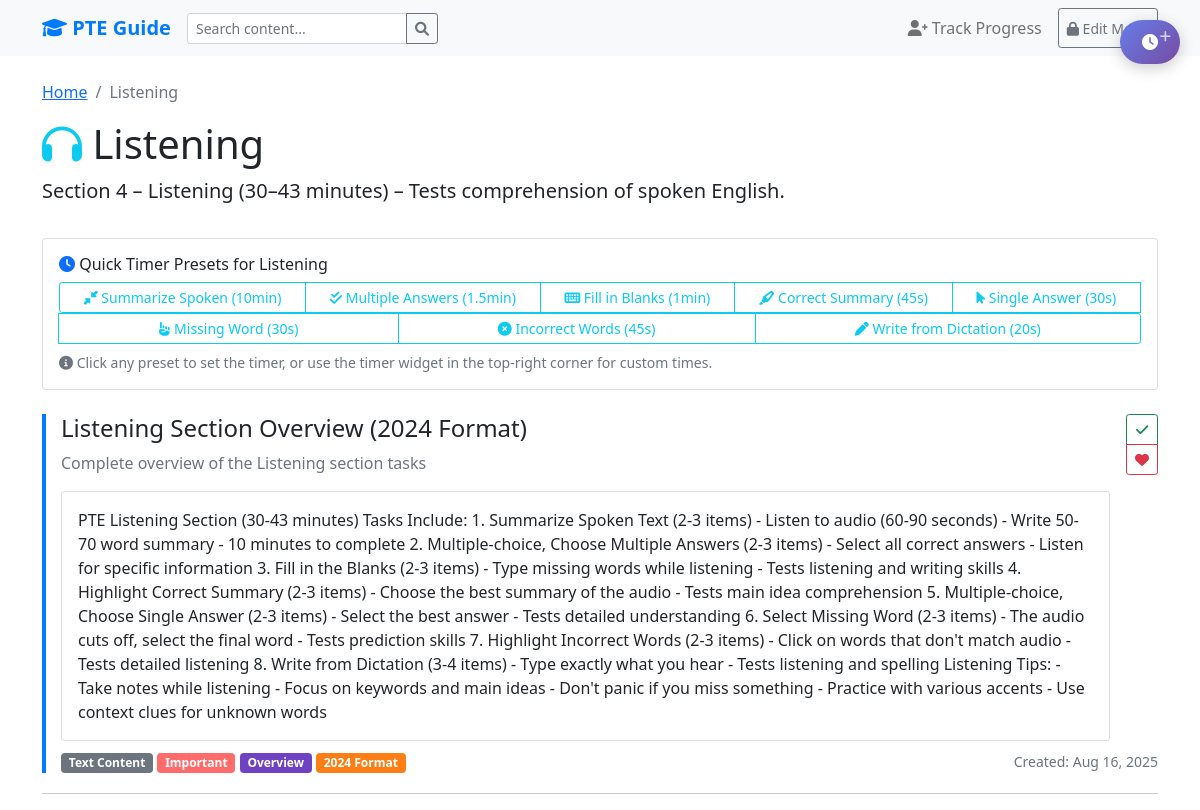
Page /section/listening/ on the committed database.
### guide/models.py (models this page shows, shortened)
class Section(models.Model):
    SECTION_CHOICES = [
        ('speaking', 'Speaking'),
        ('writing', 'Writing'),
        ('reading', 'Reading'),
        ('listening', 'Listening'),
        ('collaborative', 'Collaborative Study'),
    ]
    name = models.CharField(max_length=20, choices=SECTION_CHOICES, unique=True)
    title = models.CharField(max_length=100)
    description = models.TextField(blank=True)
    created_at = models.DateTimeField(auto_now_add=True)
    updated_at = models.DateTimeField(auto_now=True)

class Content(models.Model):
    CONTENT_TYPES = [
        ('video', 'YouTube Video'),
        ('note', 'Note'),
        ('text', 'Text Content'),
    ]
    section = models.ForeignKey(Section, on_delete=models.CASCADE, related_name='contents')
    title = models.CharField(max_length=200)
    content_type = models.CharField(max_length=10, choices=CONTENT_TYPES)
    description = models.TextField(blank=True)
    youtube_url = models.TextField(blank=True, default='', help_text="YouTube video URL")
    text_content = models.TextField(blank=True)
    order = models.PositiveIntegerField(default=0, help_text="Order of display within section")
    is_active = models.BooleanField(default=True)
    created_at = models.DateTimeField(auto_now_add=True)
    updated_at = models.DateTimeField(auto_now=True)
    class Meta:
        ordering = ['order', 'created_at']
    def get_tags(self):
        return [ct.tag for ct in self.content_tags.all()]

class Tag(models.Model):
    name = models.CharField(max_length=50, unique=True)
    color = models.CharField(max_length=7, default='#007bff', help_text="Hex color code")
    description = models.TextField(blank=True)
    created_at = models.DateTimeField(auto_now_add=True)
    class Meta:
        ordering = ['name']

### guide/views.py (the view)
# urls.py: path('section/<str:section_name>/', views.section_detail, name='section_detail'),
def section_detail(request, section_name):
    section = get_object_or_404(Section, name=section_name)
    is_edit_mode = request.session.get('can_edit', False)
    current_user = get_current_user(request)
    content_type = request.GET.get('type', '')
    tag_filter = request.GET.get('tag', '')
    sort_by = request.GET.get('sort', 'order')
    show_completed = request.GET.get('completed', '')
    show_favorites = request.GET.get('favorites', '')
    contents = section.contents.filter(is_active=True)
    if content_type:
        contents = contents.filter(content_type=content_type)
    if tag_filter:
        contents = contents.filter(content_tags__tag__name=tag_filter)
    if current_user and show_completed == 'true':
        completed_content_ids = UserProgress.objects.filter(
            user=current_user,
            is_completed=True
        ).values_list('content_id', flat=True)
        contents = contents.filter(id__in=completed_content_ids)
    elif current_user and show_completed == 'false':
        completed_content_ids = UserProgress.objects.filter(
            user=current_user,
            is_completed=True
        ).values_list('content_id', flat=True)
        contents = contents.exclude(id__in=completed_content_ids)
    if current_user and show_favorites == 'true':
        favorited_content_ids = UserProgress.objects.filter(
            user=current_user,
            is_favorited=True
        ).values_list('content_id', flat=True)
        contents = contents.filter(id__in=favorited_content_ids)
    if sort_by == 'title':
        contents = contents.order_by('title')
    elif sort_by == 'created':
        contents = contents.order_by('-created_at')
    elif sort_by == 'updated':
        contents = contents.order_by('-updated_at')
    else:  # default to order
        contents = contents.order_by('order', 'created_at')
    available_tags = Tag.objects.filter(
        tagged_content__content__section=section
    ).distinct().order_by('name')
    user_progress = {}
    if current_user and contents:
        progress_data = UserProgress.objects.filter(
            user=current_user,
            content__in=contents
        )
        user_progress = {p.content_id: p for p in progress_data}
    context = {
        'section': section,
        'contents': contents,
        'is_edit_mode': is_edit_mode,
        'available_tags': available_tags,
        'user_progress': user_progress,
        'current_user': current_user,
        'filters': {
            'content_type': content_type,
            'tag_filter': tag_filter,
            'sort_by': sort_by,
            'show_completed': show_completed,
            'show_favorites': show_favorites,
        }
    }
    return render(request, 'guide/section_detail.html', context)

### guide/templatetags/guide_extras.py (called while the page is built)
@register.filter
def get_item(dictionary, key):
    return dictionary.get(key)

### guide/views.py (called while the page is built)
def get_current_user(request):
    user_id = request.session.get('user_id')
    if user_id:
        try:
            return SimpleUser.objects.get(id=user_id)
        except SimpleUser.DoesNotExist:
            request.session.pop('user_id', None)
            request.session.pop('current_user', None)
    return None

### guide/templates/guide/section_detail.html (shortened to what this page needs)
{% extends 'guide/base.html' %}
{% load guide_extras %}
{% block content %}
<div class="row mb-4">
    <div class="col-12">
        <nav aria-label="breadcrumb">
            <ol class="breadcrumb">
                <li class="breadcrumb-item"><a href="{% url 'home' %}">Home</a></li>
                <li class="breadcrumb-item active">{{ section.title }}</li>
            </ol>
        </nav>
        <div class="d-flex justify-content-between align-items-center">
            <div>
                <h1>
                    {% if section.name == 'speaking' %}
                        <i class="fas fa-microphone text-primary"></i>
                    {% elif section.name == 'writing' %}
                        <i class="fas fa-pen text-success"></i>
                    {% elif section.name == 'reading' %}
                        <i class="fas fa-book text-warning"></i>
                    {% elif section.name == 'listening' %}
                        <i class="fas fa-headphones text-info"></i>
                    {% elif section.name == 'collaborative' %}
                        <i class="fas fa-users text-purple"></i>
                    {% endif %}
                    {{ section.title }}
                </h1>
                {% if section.description %}
                    <p class="lead">{{ section.description }}</p>
                {% endif %}
            </div>
        </div>
        <div class="card mt-3">
            <div class="card-body">
                <h6 class="card-title">
                    <i class="fas fa-clock text-primary"></i>
                    Quick Timer Presets for {{ section.title }}
                </h6>
                <div class="btn-group flex-wrap" role="group">
                    {% if section.name == 'speaking' %}
                        <button type="button" class="btn btn-outline-primary btn-sm" onclick="setTimer(30)">
                            <i class="fas fa-user"></i> Personal Intro (30s)
                        </button>
                        <button type="button" class="btn btn-outline-primary btn-sm" onclick="setTimer(40)">
                            <i class="fas fa-microphone"></i> Read Aloud (40s)
                        </button>
                        <button type="button" class="btn btn-outline-primary btn-sm" onclick="setTimer(15)">
                            <i class="fas fa-repeat"></i> Repeat Sentence (15s)
                        </button>
                        <button type="button" class="btn btn-outline-primary btn-sm" onclick="setTimer(40)">
                            <i class="fas fa-image"></i> Describe Image (40s)
                        </button>
                        <button type="button" class="btn btn-outline-primary btn-sm" onclick="setTimer(40)">
                            <i class="fas fa-chalkboard-teacher"></i> Re-tell Lecture (40s)
                        </button>
                        <button type="button" class="btn btn-outline-primary btn-sm" onclick="setTimer(10)">
                            <i class="fas fa-question"></i> Answer Short Question (10s)
                        </button>
                        <button type="button" class="btn btn-outline-success btn-sm" onclick="setTimer(120)">
                            <i class="fas fa-users"></i> Group Discussion (NEW)
                        </button>
                        <button type="button" class="btn btn-outline-success btn-sm" onclick="setTimer(60)">
                            <i class="fas fa-comment-dots"></i> Respond to Situation (NEW)
                        </button>
                    {% elif section.name == 'listening' %}
                        <button type="button" class="btn btn-outline-info btn-sm" onclick="setTimer(600)">
                            <i class="fas fa-compress-alt"></i> Summarize Spoken (10min)
                        </button>
                        <button type="button" class="btn btn-outline-info btn-sm" onclick="setTimer(90)">
                            <i class="fas fa-check-double"></i> Multiple Answers (1.5min)
                        </button>
                        <button type="button" class="btn btn-outline-info btn-sm" onclick="setTimer(60)">
                            <i class="fas fa-keyboard"></i> Fill in Blanks (1min)
                        </button>
                        <button type="button" class="btn btn-outline-info btn-sm" onclick="setTimer(45)">
                            <i class="fas fa-highlighter"></i> Correct Summary (45s)
                        </button>
                        <button type="button" class="btn btn-outline-info btn-sm" onclick="setTimer(30)">
                            <i class="fas fa-mouse-pointer"></i> Single Answer (30s)
                        </button>
                        <button type="button" class="btn btn-outline-info btn-sm" onclick="setTimer(30)">
                            <i class="fas fa-hand-point-up"></i> Missing Word (30s)
                        </button>
                        <button type="button" class="btn btn-outline-info btn-sm" onclick="setTimer(45)">
                            <i class="fas fa-times-circle"></i> Incorrect Words (45s)
                        </button>
                        <button type="button" class="btn btn-outline-info btn-sm" onclick="setTimer(20)">
                            <i class="fas fa-pen"></i> Write from Dictation (20s)
                        </button>
                    {% endif %}
                </div>
                <small class="text-muted d-block mt-2">
                    <i class="fas fa-info-circle"></i>
                    Click any preset to set the timer, or use the timer widget in the top-right corner for custom times.
                </small>
            </div>
        </div>
    </div>
</div>
<div class="row">
    <div class="col-12">
        {% for content in contents %}
            <div class="content-item">
                <div class="d-flex justify-content-between align-items-start">
                    <div class="flex-grow-1">
                        <h4>{{ content.title }}</h4>
                        {% if content.description %}
                            <p class="text-muted">{{ content.description }}</p>
                        {% endif %}
                        {% if content.content_type == 'video' and content.youtube_url %}
                            <div class="youtube-embed mb-3">
                                <iframe src="{{ content.get_youtube_embed_url }}"
                                        frameborder="0"
                                        allow="accelerometer; autoplay; clipboard-write; encrypted-media; gyroscope; picture-in-picture"
                                        allowfullscreen></iframe>
                            </div>
                        {% elif content.content_type == 'text' and content.text_content %}
                            <div class="card">
                                <div class="card-body">
                                    <div class="content-text">
                                        {{ content.text_content|safe }}
                                    </div>
                                </div>
                            </div>
                        {% endif %}
                    </div>
                    <div class="ms-3">
                        <div class="btn-group-vertical mb-2" role="group">
                            {% with progress=user_progress|get_item:content.id %}
                                <button class="btn btn-sm {% if progress.is_completed %}btn-success{% else %}btn-outline-success{% endif %}"
                                        onclick="toggleProgress({{ content.id }}, 'complete')"
                                        title="{% if progress.is_completed %}Mark as incomplete{% else %}Mark as complete{% endif %}">
                                    <i class="fas fa-check"></i>
                                </button>
                                <button class="btn btn-sm {% if progress.is_favorited %}btn-danger{% else %}btn-outline-danger{% endif %}"
                                        onclick="toggleProgress({{ content.id }}, 'favorite')"
                                        title="{% if progress.is_favorited %}Remove from favorites{% else %}Add to favorites{% endif %}">
                                    <i class="fas fa-heart"></i>
                                </button>
                            {% endwith %}
                        </div>
                    </div>
                </div>
                <div class="mt-2">
                    <div class="d-flex justify-content-between align-items-center">
                        <div>
                            <span class="badge bg-secondary">{{ content.get_content_type_display }}</span>
                            {% for tag in content.get_tags %}
                                <span class="badge" style="background-color: {{ tag.color }}">{{ tag.name }}</span>
                            {% endfor %}
                        </div>
                        <small class="text-muted">
                            Created: {{ content.created_at|date:"M d, Y" }}
                        </small>
                    </div>
                </div>
            </div>
            <hr>
        {% endfor %}
    </div>
</div>
{% endblock %}

### guide/templates/guide/base.html (style rules this page uses)
.content-item { border-left: 4px solid #007bff; padding-left: 15px; margin-bottom: 20px; }

### rows in the picture
Section: title "Listening", description "Section 4 – Listening (30–43 minutes) – Tests comprehension of spoken English."
Content: title "Listening Section Overview (2024 Format)", description "Complete overview of the Listening section tasks", text_content "PTE Listening Section (30-43 minutes) Tasks Include: 1. Summarize Spoken Text (2-3 items) - Listen to audio (60-90 seconds) - Write 50-70 word summary - 10 minutes to complete 2. Multiple-choice, Choose Multiple Answers (2-3 items) - Select all correct answers - Listen for specific information 3. Fill in the Blanks (2-3 items) - Type missing words while listening - Tests listening and writing skills 4. Highlight Correct Summary (2-3 items) - Choose the best summary of the audio - Tests main idea comprehension 5. Multiple-choice, Choose Single Answer (2-3 items) - Select the best answer - Tests detailed understanding 6. Select Missing Word (2-3 items) - The audio cuts off, select the final…", content_type "Text Content", created_at "Aug 16, 2025"
Tag: name "Important"
Tag: name "Overview"
Tag: name "2024 Format"
